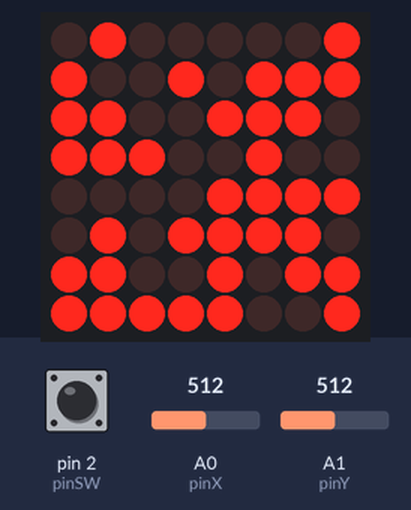
Bench run of a sketch on a simulated Arduino Uno, built with avr-gcc and run on an emulated ATmega328P. Shown: 8×8 LED matrix. The test bench sets the inputs (shaded band); at power-on: A0 (pinX) = 512, A1 (pinY) = 512, pin 2 (pinSW) HIGH. Random numbers use the default seed unless the sketch sets one.

Above: at 2.1 s.
At 2.8 s:
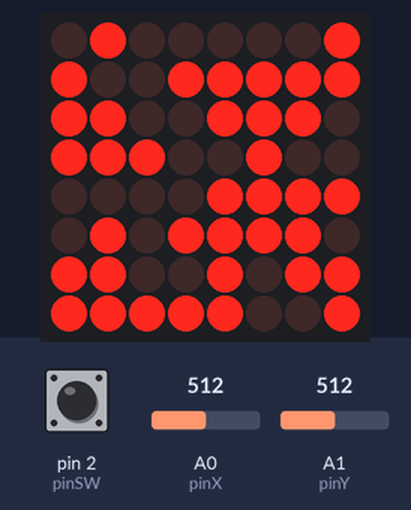
2.9 s: A0 (pinX) set to 885
4.9 s: A0 (pinX) set to 914
At 5.4 s:
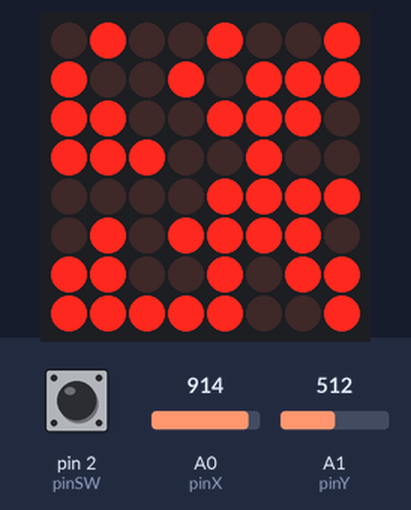
7.9 s: A1 (pinY) set to 892
9.9 s: A1 (pinY) set to 908
At 10.4 s:
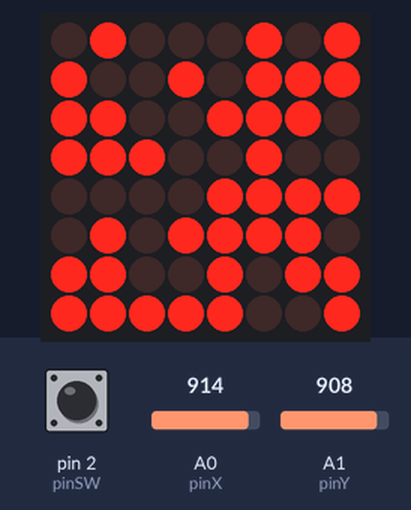
12.9 s: pin 2 (pinSW) pulled LOW for 0.15 s
At 14.0 s:
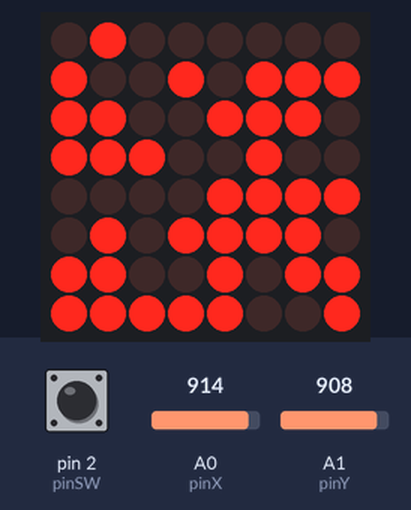
16.0 s: pin 2 (pinSW) pulled LOW for 1 s
Timing chart, 0 to 19.0 s (numbered marks = the images above; inputs shaded):
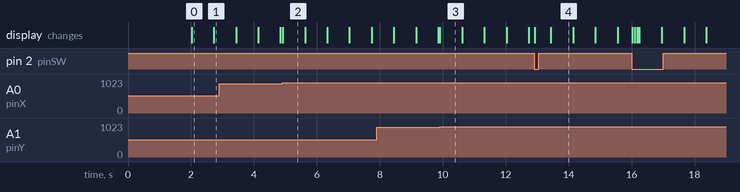

Measured:
- the behaviour switches between 900 and 901 on A0 (pinX) (found by bisection; images 1 and 2)
- the behaviour switches between 900 and 901 on A1 (pinY) (found by bisection; images 2 and 3)
- what the display in image 0 shows lasts 0.7 s, from 2.0 s to 2.7 s

The sketch:

Homework6.ino
```cpp
#include "LedControl.h" // need the library

#define LEFT  0
#define RIGHT 1
#define UP    2
#define DOWN  3

#define NO_MOVEMENT 255

const int dinPin   = 12;
const int clockPin = 11;
const int loadPin  = 10;

const int matrixSize = 8;

LedControl lc = LedControl(dinPin, clockPin, loadPin, 1); // DIN, CLK, LOAD, No. DRIVER
const int  n  = 8;

const int pinX  = A0;
const int pinY  = A1;
const int pinSW = 2;

const int minThreshold = 100;
const int maxThreshold = 900;

const unsigned long blinkingDelayPlayer = 700;
const unsigned long blinkingDelayBullet = 75;

const unsigned long debounceDelay = 200;
const unsigned long travelTime    = 200;

const unsigned long timeForInitialImageDisplay = 2000;

unsigned long lastBlinkPlayer;
unsigned long lastBlinkBullet;
unsigned long lastBulletTravel;
unsigned long lastRecordStart;

bool bulletRequested;
bool showStartImage = true;

int score = 0;

struct position
{
    byte row;
    byte column;
};

struct movingObject
{
    struct position position;

    byte headingTo;
};

struct movingObject player;

struct movingObject *bullet;

// int TAMPON;

bool matrix[matrixSize][matrixSize];

const byte IMAGE[matrixSize] = {0b00000000, 0b10010111, 0b10010010, 0b11110010,
                                0b11110010, 0b10010010, 0b10010111, 0b00000000};

const byte HEART[matrixSize] = {0b01100110, 0b11111111, 0b11111111, 0b11111111,
                                0b11111111, 0b01111110, 0b00111100, 0b00011000};

void setup()
{
    // the zero refers to the MAX7219 number, it is zero for 1 chip
    lc.shutdown(0, false); // turn off power saving, enables display
    lc.setIntensity(0, 2); // sets brightness (0~15 possible values)
    lc.clearDisplay(0);    // clear screen

    pinMode(pinSW, INPUT_PULLUP);
    pinMode(pinX, INPUT);
    pinMode(pinY, INPUT);

    randomSeed(analogRead(0));

    attachInterrupt(digitalPinToInterrupt(pinSW), handleInterrupt, FALLING);

    lastRecordStart = millis();

    Serial.begin(9600);
}

void loop()
{
    if (showStartImage)
    {
        showImage();
        return;
    }

    if (score == 0){
        reset();
        return;
    }

    blinkPlayer();
    showMatrix();

    byte ret = checkMovement();
    if (ret != NO_MOVEMENT)
        movePlayer(ret);

    if (bullet != nullptr)
    {
        bulletTravel();
        blinkBullet();
    }
    if (bulletRequested)
        generateBullet();
}


//  Displays initial image
void showImage()
{
    if (millis() - lastRecordStart > timeForInitialImageDisplay || bulletRequested == true)
    {
        showStartImage  = false;
        bulletRequested = false;
        initMap();
    }
    for (int row = 0; row < matrixSize; ++row)
    {
        lc.setRow(0, row, IMAGE[row]);
    }
}


//  Upon pressing the button, the map will reset
void reset()
{
    if (bulletRequested)
    {
        showStartImage  = true;
        lastRecordStart = millis();
        bulletRequested = false;
        return;
    }

    for (int row = 0; row < matrixSize; ++row)
    {
        lc.setRow(0, row, HEART[row]);
    }
}

//  Makes the player blink ON and OFF
void blinkPlayer()
{
    if (millis() - lastBlinkPlayer > blinkingDelayPlayer)
    {
        int playerX              = player.position.row;
        int playerY              = player.position.column;
        matrix[playerX][playerY] = !matrix[playerX][playerY];

        lastBlinkPlayer = millis();
    }
}

//  Makes the bullet blink ON and OFF. Remember that there is only one bullet
void blinkBullet()
{
    if (bullet == nullptr)
        return;

    if (millis() - lastBlinkBullet > blinkingDelayBullet)
    {
        int bulletX              = bullet->position.row;
        int bulletY              = bullet->position.column;
        matrix[bulletX][bulletY] = !matrix[bulletX][bulletY];

        lastBlinkBullet = millis();
    }
}

//  Will display to current configuration of the matrix
void showMatrix()
{
    for (int i = 0; i < matrixSize; i++)
    {
        for (int j = 0; j < matrixSize; j++)
        {
            lc.setLed(0, i, j, matrix[i][j]);
        }
    }
}

// Generates random structures
void initMap()
{
    for (int i = 0; i < matrixSize; ++i)
    {
        for (int j = 0; j < matrixSize; ++j)
        {
            matrix[i][j] = random(10) % 2;
            score += matrix[i][j];
        }
    }

    player.position.row    = random(40) % 8;
    player.position.column = random(40) % 8;

    player.headingTo = RIGHT;

    score -= matrix[player.position.row][player.position.column];

    matrix[player.position.row][player.position.column] = 1;
}

//  This function checks the movement of the joystick
byte checkMovement()
{
    static bool xMoved = false;
    static bool yMoved = false;

    int xRead = analogRead(pinY);
    int yRead = analogRead(pinX);

    if (xRead < minThreshold && xMoved == false)
    {
        xMoved = true;
        return LEFT;
    }

    if (xRead > maxThreshold && xMoved == false)
    {
        xMoved = true;
        return RIGHT;
    }

    if (yRead < minThreshold && yMoved == false)
    {
        yMoved = true;
        return UP;
    }

    if (yRead > maxThreshold && yMoved == false)
    {
        yMoved = true;
        return DOWN;
    }

    if (xRead >= minThreshold && xRead <= maxThreshold)
    {
        xMoved = false;
    }

    if (yRead >= minThreshold && yRead <= maxThreshold)
    {
        yMoved = false;
    }

    delay(1);
    return NO_MOVEMENT;
}


// Will go according to the controller
void movePlayer(byte move)
{
    player.headingTo = move;

    byte newPosRow    = player.position.row + (move == UP) - (move == DOWN);
    byte newPosColumn = player.position.column + (move == RIGHT) - (move == LEFT);

    if (newPosRow < 0 || newPosRow > 7 || newPosColumn < 0 || newPosColumn > 7) //  invalid action
        return;

    if (playerCollision(newPosRow, newPosColumn))
        return;

    matrix[player.position.row][player.position.column] = 0;

    player.position.row    = newPosRow;
    player.position.column = newPosColumn;

    matrix[player.position.row][player.position.column] = 1; //  smooth transition

    lastBlinkPlayer = millis(); //  smooth transition
}

//  check is the player will hit a wall
bool playerCollision(byte row, byte column)
{
    if (matrix[row][column] == 1) //  invalid action
    {
        return true;
    }
    return false;
}

// creating a bullet object based on the player's position and orientation
void generateBullet()
{
    bulletRequested = false;
    if (bullet != nullptr)
        return;

    bullet = (movingObject *)malloc(sizeof(movingObject));

    byte headingTo    = player.headingTo;
    byte tempRow      = player.position.row + (headingTo == UP) - (headingTo == DOWN);
    byte tempColumn   = player.position.column + (headingTo == RIGHT) - (headingTo == LEFT);
    bullet->headingTo = headingTo;

    if (tempRow < 0 || tempRow > 7 || tempColumn < 0 || tempColumn > 7) //  invalid action
    {
        free(bullet);
        bullet = nullptr;
        return;
    }

    if (bulletCollision(tempRow, tempColumn))
        return;

    bullet->position.row    = tempRow;
    bullet->position.column = tempColumn;

    matrix[bullet->position.row][bullet->position.column] = 1;
}

void bulletTravel()
{
    if (millis() - lastBulletTravel > travelTime)
    {

        byte headingTo = bullet->headingTo;

        matrix[bullet->position.row][bullet->position.column] = 0;

        byte tempRow    = bullet->position.row + (headingTo == UP) - (headingTo == DOWN);
        byte tempColumn = bullet->position.column + (headingTo == RIGHT) - (headingTo == LEFT);

        lastBulletTravel = millis();

        if (tempRow < 0 || tempRow > 7 || tempColumn < 0 || tempColumn > 7) //  invalid action
        {
            free(bullet);
            bullet = nullptr;
            return;
        }

        if (bulletCollision(tempRow, tempColumn))
            return;

        matrix[bullet->position.row][bullet->position.column] = 0;

        bullet->position.row    = tempRow;
        bullet->position.column = tempColumn;

        matrix[bullet->position.row][bullet->position.column] = 1;
    }
}

// the bullet will hit a wall
bool bulletCollision(byte row, byte column)
{
    if (matrix[row][column] == 1) //  invalid action
    {
        --score;    //  trying to scount the broken walls
        free(bullet);
        bullet = nullptr;

        matrix[row][column] = 0;
        return true;
    }

    return false;
}

//  When the button is pressed, this ISR will be triggered
void handleInterrupt()
{
    static unsigned long lastInterrupt = 0;

    unsigned long now = micros();

    if (now - lastInterrupt > debounceDelay * 1000)
    {
        bulletRequested = true;
        lastInterrupt   = now;
    }
}
```
